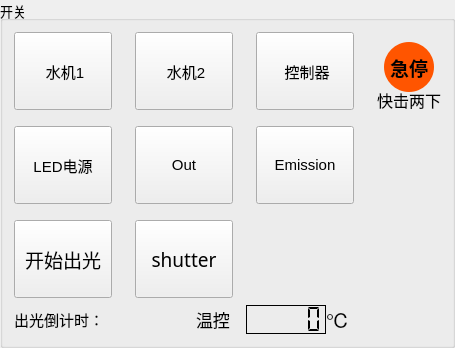
       <widget class="QGroupBox" name="groupBox">
        <property name="sizePolicy">
         <sizepolicy hsizetype="Expanding" vsizetype="Expanding">
          <horstretch>0</horstretch>
          <verstretch>0</verstretch>
         </sizepolicy>
        </property>
        <property name="font">
         <font>
          <pointsize>10</pointsize>
         </font>
        </property>
        <property name="layoutDirection">
         <enum>Qt::LeftToRight</enum>
        </property>
        <property name="title">
         <string>开关</string>
        </property>
        <layout class="QGridLayout" name="gridLayout_3">
         <item row="1" column="0" colspan="2">
          <layout class="QHBoxLayout" name="horizontalLayout" stretch="">
           <property name="spacing">
            <number>43</number>
           </property>
           <property name="sizeConstraint">
            <enum>QLayout::SetMinAndMaxSize</enum>
           </property>
           <property name="leftMargin">
            <number>0</number>
           </property>
           <property name="rightMargin">
            <number>292</number>
           </property>
           <property name="bottomMargin">
            <number>1</number>
           </property>
          </layout>
         </item>
         <item row="0" column="0">
          <layout class="QGridLayout" name="gridLayout_2">
           <item row="4" column="0">
            <spacer name="verticalSpacer_4">
             <property name="orientation">
              <enum>Qt::Vertical</enum>
             </property>
             <property name="sizeType">
              <enum>QSizePolicy::Minimum</enum>
             </property>
             <property name="sizeHint" stdset="0">
              <size>
               <width>5</width>
               <height>10</height>
              </size>
             </property>
            </spacer>
           </item>
           <item row="2" column="2">
            <spacer name="verticalSpacer_5">
             <property name="orientation">
              <enum>Qt::Vertical</enum>
             </property>
             <property name="sizeType">
              <enum>QSizePolicy::Minimum</enum>
             </property>
             <property name="sizeHint" stdset="0">
              <size>
               <width>20</width>
               <height>10</height>
              </size>
             </property>
            </spacer>
           </item>
           <item row="0" column="0">
            <widget class="QPushButton" name="water1_4J">
             <property name="sizePolicy">
              <sizepolicy hsizetype="Preferred" vsizetype="Preferred">
               <horstretch>1</horstretch>
               <verstretch>1</verstretch>
              </sizepolicy>
             </property>
             <property name="minimumSize">
              <size>
               <width>0</width>
               <height>30</height>
              </size>
             </property>
             <property name="maximumSize">
              <size>
               <width>180</width>
               <height>100</height>
              </size>
             </property>
             <property name="font">
              <font>
               <pointsize>11</pointsize>
              </font>
             </property>
             <property name="text">
              <string> 水机1</string>
             </property>
             <property name="checkable">
              <bool>true</bool>
             </property>
            </widget>
           </item>
           <item row="3" column="2">
            <widget class="QPushButton" name="out_4J">
             <property name="sizePolicy">
              <sizepolicy hsizetype="Preferred" vsizetype="Preferred">
               <horstretch>1</horstretch>
               <verstretch>0</verstretch>
              </sizepolicy>
             </property>
             <property name="maximumSize">
              <size>
               <width>180</width>
               <height>100</height>
              </size>
             </property>
             <property name="font">
              <font>
               <pointsize>11</pointsize>
              </font>
             </property>
             <property name="text">
              <string>Out</string>
             </property>
             <property name="checkable">
              <bool>true</bool>
             </property>
            </widget>
           </item>
           <item row="5" column="2">
            <widget class="QPushButton" name="shutter">
             <property name="sizePolicy">
              <sizepolicy hsizetype="Preferred" vsizetype="Preferred">
               <horstretch>0</horstretch>
               <verstretch>0</verstretch>
              </sizepolicy>
             </property>
             <property name="minimumSize">
              <size>
               <width>0</width>
               <height>0</height>
              </size>
             </property>
             <property name="maximumSize">
              <size>
               <width>180</width>
               <height>100</height>
              </size>
             </property>
             <property name="font">
              <font>
               <family>新宋体</family>
               <pointsize>14</pointsize>
               <weight>50</weight>
               <bold>false</bold>
              </font>
             </property>
             <property name="styleSheet">
              <string notr="true">QPushButton:checked{background-color:rgb(225,225,225)}</string>
             </property>
             <property name="text">
              <string>shutter</string>
             </property>
             <property name="checkable">
              <bool>true</bool>
             </property>
            </widget>
           </item>
           <item row="0" column="4">
            <widget class="QPushButton" name="control">
             <property name="sizePolicy">
              <sizepolicy hsizetype="Preferred" vsizetype="Preferred">
               <horstretch>1</horstretch>
               <verstretch>0</verstretch>
              </sizepolicy>
             </property>
             <property name="maximumSize">
              <size>
               <width>180</width>
               <height>100</height>
              </size>
             </property>
             <property name="font">
              <font>
               <pointsize>11</pointsize>
              </font>
             </property>
             <property name="text">
              <string> 控制器</string>
             </property>
             <property name="checkable">
              <bool>true</bool>
             </property>
            </widget>
           </item>
           <item row="3" column="0">
            <widget class="QPushButton" name="LD_4J">
             <property name="sizePolicy">
              <sizepolicy hsizetype="Preferred" vsizetype="Preferred">
               <horstretch>1</horstretch>
               <verstretch>1</verstretch>
              </sizepolicy>
             </property>
             <property name="minimumSize">
              <size>
               <width>0</width>
               <height>30</height>
              </size>
             </property>
             <property name="maximumSize">
              <size>
               <width>180</width>
               <height>100</height>
              </size>
             </property>
             <property name="font">
              <font>
               <pointsize>11</pointsize>
              </font>
             </property>
             <property name="text">
              <string>LED电源</string>
             </property>
             <property name="checkable">
              <bool>true</bool>
             </property>
            </widget>
           </item>
           <item row="5" column="0">
            <widget class="QPushButton" name="start_laser">
             <property name="sizePolicy">
              <sizepolicy hsizetype="Preferred" vsizetype="Preferred">
               <horstretch>0</horstretch>
               <verstretch>1</verstretch>
              </sizepolicy>
             </property>
             <property name="minimumSize">
              <size>
               <width>0</width>
               <height>0</height>
              </size>
             </property>
             <property name="maximumSize">
              <size>
               <width>180</width>
               <height>100</height>
              </size>
             </property>
             <property name="font">
              <font>
               <family>新宋体</family>
               <pointsize>14</pointsize>
               <weight>50</weight>
               <bold>false</bold>
              </font>
             </property>
             <property name="styleSheet">
              <string notr="true"/>
             </property>
             <property name="text">
              <string>开始出光</string>
             </property>
             <property name="checkable">
              <bool>true</bool>
             </property>
             <property name="checked">
              <bool>false</bool>
             </property>
            </widget>
           </item>
           <item row="0" column="1">
            <spacer name="horizontalSpacer_4">
             <property name="orientation">
              <enum>Qt::Horizontal</enum>
             </property>
             <property name="sizeType">
              <enum>QSizePolicy::Fixed</enum>
             </property>
             <property name="sizeHint" stdset="0">
              <size>
               <width>17</width>
               <height>20</height>
              </size>
             </property>
            </spacer>
           </item>
           <item row="0" column="2">
            <widget class="QPushButton" name="water2_4J">
             <property name="sizePolicy">
              <sizepolicy hsizetype="Preferred" vsizetype="Preferred">
               <horstretch>1</horstretch>
               <verstretch>0</verstretch>
              </sizepolicy>
             </property>
             <property name="maximumSize">
              <size>
               <width>180</width>
               <height>100</height>
              </size>
             </property>
             <property name="font">
              <font>
               <pointsize>11</pointsize>
              </font>
             </property>
             <property name="text">
              <string> 水机2</string>
             </property>
             <property name="checkable">
              <bool>true</bool>
             </property>
             <property name="checked">
              <bool>false</bool>
             </property>
            </widget>
           </item>
           <item row="0" column="3">
            <spacer name="horizontalSpacer_5">
             <property name="orientation">
              <enum>Qt::Horizontal</enum>
             </property>
             <property name="sizeType">
              <enum>QSizePolicy::Fixed</enum>
             </property>
             <property name="sizeHint" stdset="0">
              <size>
               <width>17</width>
               <height>20</height>
              </size>
             </property>
            </spacer>
           </item>
           <item row="3" column="4">
            <widget class="QPushButton" name="emission_4J">
             <property name="sizePolicy">
              <sizepolicy hsizetype="Preferred" vsizetype="Preferred">
               <horstretch>1</horstretch>
               <verstretch>0</verstretch>
              </sizepolicy>
             </property>
             <property name="maximumSize">
              <size>
               <width>180</width>
               <height>100</height>
              </size>
             </property>
             <property name="font">
              <font>
               <pointsize>11</pointsize>
              </font>
             </property>
             <property name="text">
              <string>Emission</string>
             </property>
             <property name="checkable">
              <bool>true</bool>
             </property>
            </widget>
           </item>
           <item row="3" column="5">
            <spacer name="horizontalSpacer_6">
             <property name="orientation">
              <enum>Qt::Horizontal</enum>
             </property>
             <property name="sizeType">
              <enum>QSizePolicy::Fixed</enum>
             </property>
             <property name="sizeHint" stdset="0">
              <size>
               <width>17</width>
               <height>20</height>
              </size>
             </property>
            </spacer>
           </item>
          </layout>
         </item>
         <item row="0" column="1">
          <layout class="QVBoxLayout" name="verticalLayout_4" stretch="3,1,0">
           <property name="sizeConstraint">
            <enum>QLayout::SetFixedSize</enum>
           </property>
           <item alignment="Qt::AlignHCenter">
            <widget class="QPushButton" name="stop_emer">
             <property name="sizePolicy">
              <sizepolicy hsizetype="Minimum" vsizetype="Minimum">
               <horstretch>0</horstretch>
               <verstretch>0</verstretch>
              </sizepolicy>
             </property>
             <property name="minimumSize">
              <size>
               <width>50</width>
               <height>50</height>
              </size>
             </property>
             <property name="maximumSize">
              <size>
               <width>50</width>
               <height>30</height>
              </size>
             </property>
             <property name="font">
              <font>
               <family>宋体</family>
               <pointsize>14</pointsize>
               <weight>75</weight>
               <bold>true</bold>
               <underline>false</underline>
              </font>
             </property>
             <property name="styleSheet">
              <string notr="true">QPushButton {
border-radius:25px;	
background-color:rgb(255, 85, 0);
}</string>
             </property>
             <property name="text">
              <string>急停</string>
             </property>
             <property name="checkable">
              <bool>false</bool>
             </property>
             <property name="checked">
              <bool>false</bool>
             </property>
            </widget>
           </item>
           <item alignment="Qt::AlignHCenter">
            <widget class="QLabel" name="emer_text">
             <property name="maximumSize">
              <size>
               <width>90</width>
               <height>30</height>
              </size>
             </property>
             <property name="font">
              <font>
               <pointsize>12</pointsize>
              </font>
             </property>
             <property name="text">
              <string>快击两下</string>
             </property>
            </widget>
           </item>
           <item>
            <spacer name="verticalSpacer_3">
             <property name="orientation">
              <enum>Qt::Vertical</enum>
             </property>
             <property name="sizeType">
              <enum>QSizePolicy::Maximum</enum>
             </property>
             <property name="sizeHint" stdset="0">
              <size>
               <width>20</width>
               <height>200</height>
              </size>
             </property>
            </spacer>
           </item>
          </layout>
         </item>
         <item row="2" column="0">
          <layout class="QHBoxLayout" name="horizontalLayout_5">
           <item>
            <widget class="QLabel" name="count_down_label">
             <property name="sizePolicy">
              <sizepolicy hsizetype="Fixed" vsizetype="Fixed">
               <horstretch>1</horstretch>
               <verstretch>0</verstretch>
              </sizepolicy>
             </property>
             <property name="maximumSize">
              <size>
               <width>100</width>
               <height>50</height>
              </size>
             </property>
             <property name="font">
              <font>
               <pointsize>11</pointsize>
              </font>
             </property>
             <property name="text">
              <string>出光倒计时：</string>
             </property>
            </widget>
           </item>
           <item>
            <widget class="QLabel" name="count_down_text">
             <property name="sizePolicy">
              <sizepolicy hsizetype="Fixed" vsizetype="Fixed">
               <horstretch>1</horstretch>
               <verstretch>0</verstretch>
              </sizepolicy>
             </property>
             <property name="minimumSize">
              <size>
               <width>80</width>
               <height>0</height>
              </size>
             </property>
             <property name="maximumSize">
              <size>
               <width>100</width>
               <height>50</height>
              </size>
             </property>
             <property name="font">
              <font>
               <pointsize>11</pointsize>
              </font>
             </property>
             <property name="text">
              <string/>
             </property>
            </widget>
           </item>
           <item>
            <layout class="QHBoxLayout" name="horizontalLayout_2" stretch="1,1,1">
             <property name="spacing">
              <number>0</number>
             </property>
             <item alignment="Qt::AlignRight">
              <widget class="QLabel" name="label_2">
               <property name="sizePolicy">
                <sizepolicy hsizetype="Preferred" vsizetype="Preferred">
                 <horstretch>0</horstretch>
                 <verstretch>0</verstretch>
                </sizepolicy>
               </property>
               <property name="minimumSize">
                <size>
                 <width>50</width>
                 <height>0</height>
                </size>
               </property>
               <property name="maximumSize">
                <size>
                 <width>84</width>
                 <height>16777215</height>
                </size>
               </property>
               <property name="font">
                <font>
                 <pointsize>13</pointsize>
                </font>
               </property>
               <property name="layoutDirection">
                <enum>Qt::LeftToRight</enum>
               </property>
               <property name="text">
                <string>温控</string>
               </property>
              </widget>
             </item>
             <item>
              <widget class="QLCDNumber" name="lcdNumber">
               <property name="sizePolicy">
                <sizepolicy hsizetype="Fixed" vsizetype="Minimum">
                 <horstretch>0</horstretch>
                 <verstretch>0</verstretch>
                </sizepolicy>
               </property>
               <property name="minimumSize">
                <size>
                 <width>80</width>
                 <height>0</height>
                </size>
               </property>
               <property name="font">
                <font>
                 <pointsize>8</pointsize>
                 <weight>75</weight>
                 <bold>true</bold>
                </font>
               </property>
               <property name="frameShape">
                <enum>QFrame::Box</enum>
               </property>
               <property name="frameShadow">
                <enum>QFrame::Plain</enum>
               </property>
               <property name="lineWidth">
                <number>1</number>
               </property>
               <property name="midLineWidth">
                <number>0</number>
               </property>
               <property name="smallDecimalPoint">
                <bool>false</bool>
               </property>
               <property name="digitCount">
                <number>5</number>
               </property>
               <property name="segmentStyle">
                <enum>QLCDNumber::Flat</enum>
               </property>
               <property name="value" stdset="0">
                <double>0.000000000000000</double>
               </property>
               <property name="intValue" stdset="0">
                <number>0</number>
               </property>
              </widget>
             </item>
             <item>
              <widget class="QLabel" name="label_3">
               <property name="minimumSize">
                <size>
                 <width>45</width>
                 <height>0</height>
                </size>
               </property>
               <property name="font">
                <font>
                 <pointsize>15</pointsize>
                </font>
               </property>
               <property name="text">
                <string>℃</string>
               </property>
              </widget>
             </item>
            </layout>
           </item>
          </layout>
         </item>
        </layout>
       </widget>
